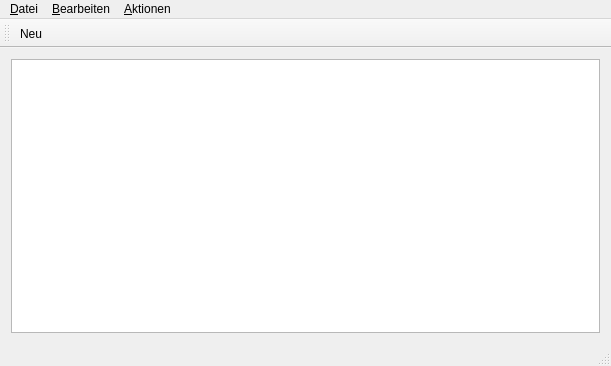
<?xml version="1.0" encoding="UTF-8"?>
<ui version="4.0">
 <class>MainWindow</class>
 <widget class="QMainWindow" name="MainWindow">
  <property name="geometry">
   <rect>
    <x>0</x>
    <y>0</y>
    <width>611</width>
    <height>366</height>
   </rect>
  </property>
  <property name="windowTitle">
   <string>MainWindow</string>
  </property>
  <widget class="QWidget" name="centralWidget">
   <layout class="QVBoxLayout" name="verticalLayout">
    <item>
     <widget class="QTableWidget" name="tableWidget"/>
    </item>
   </layout>
  </widget>
  <widget class="QMenuBar" name="menuBar">
   <property name="geometry">
    <rect>
     <x>0</x>
     <y>0</y>
     <width>611</width>
     <height>19</height>
    </rect>
   </property>
   <widget class="QMenu" name="menu_Datei">
    <property name="title">
     <string>&amp;Datei</string>
    </property>
   </widget>
   <widget class="QMenu" name="menu_Bearbeiten">
    <property name="title">
     <string>&amp;Bearbeiten</string>
    </property>
   </widget>
   <widget class="QMenu" name="menu_Aktionen">
    <property name="title">
     <string>&amp;Aktionen</string>
    </property>
    <addaction name="action_Neu"/>
   </widget>
   <addaction name="menu_Datei"/>
   <addaction name="menu_Bearbeiten"/>
   <addaction name="menu_Aktionen"/>
  </widget>
  <widget class="QToolBar" name="mainToolBar">
   <attribute name="toolBarArea">
    <enum>TopToolBarArea</enum>
   </attribute>
   <attribute name="toolBarBreak">
    <bool>false</bool>
   </attribute>
   <addaction name="action_Neu"/>
  </widget>
  <widget class="QStatusBar" name="statusBar"/>
  <action name="action_Neu">
   <property name="text">
    <string>&amp;Neu</string>
   </property>
   <property name="statusTip">
    <string>Eintrag hinzufügen</string>
   </property>
  </action>
 </widget>
 <layoutdefault spacing="6" margin="11"/>
 <resources/>
 <connections/>
</ui>
